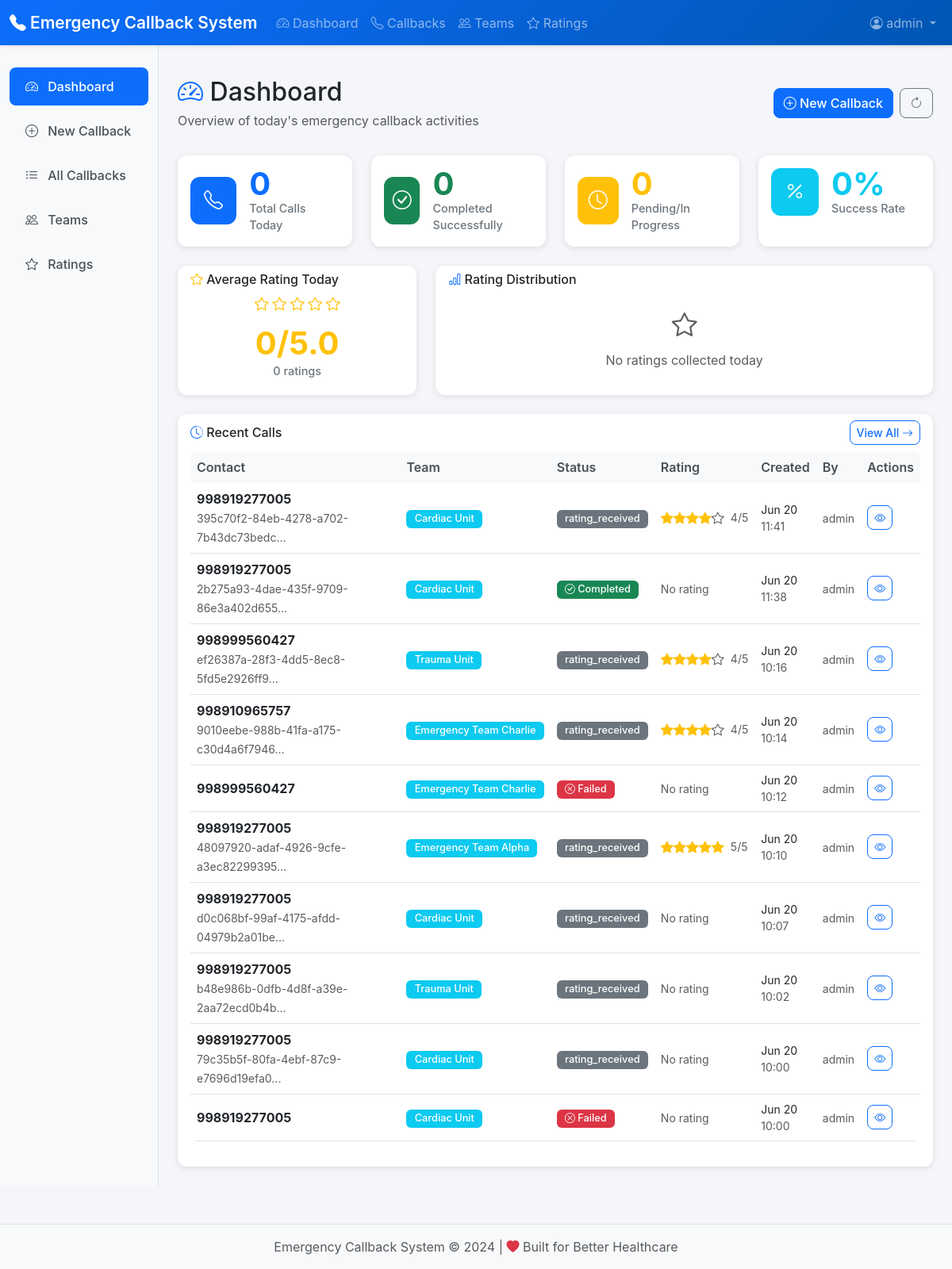
The page / (signed in) on the database as committed earlier.
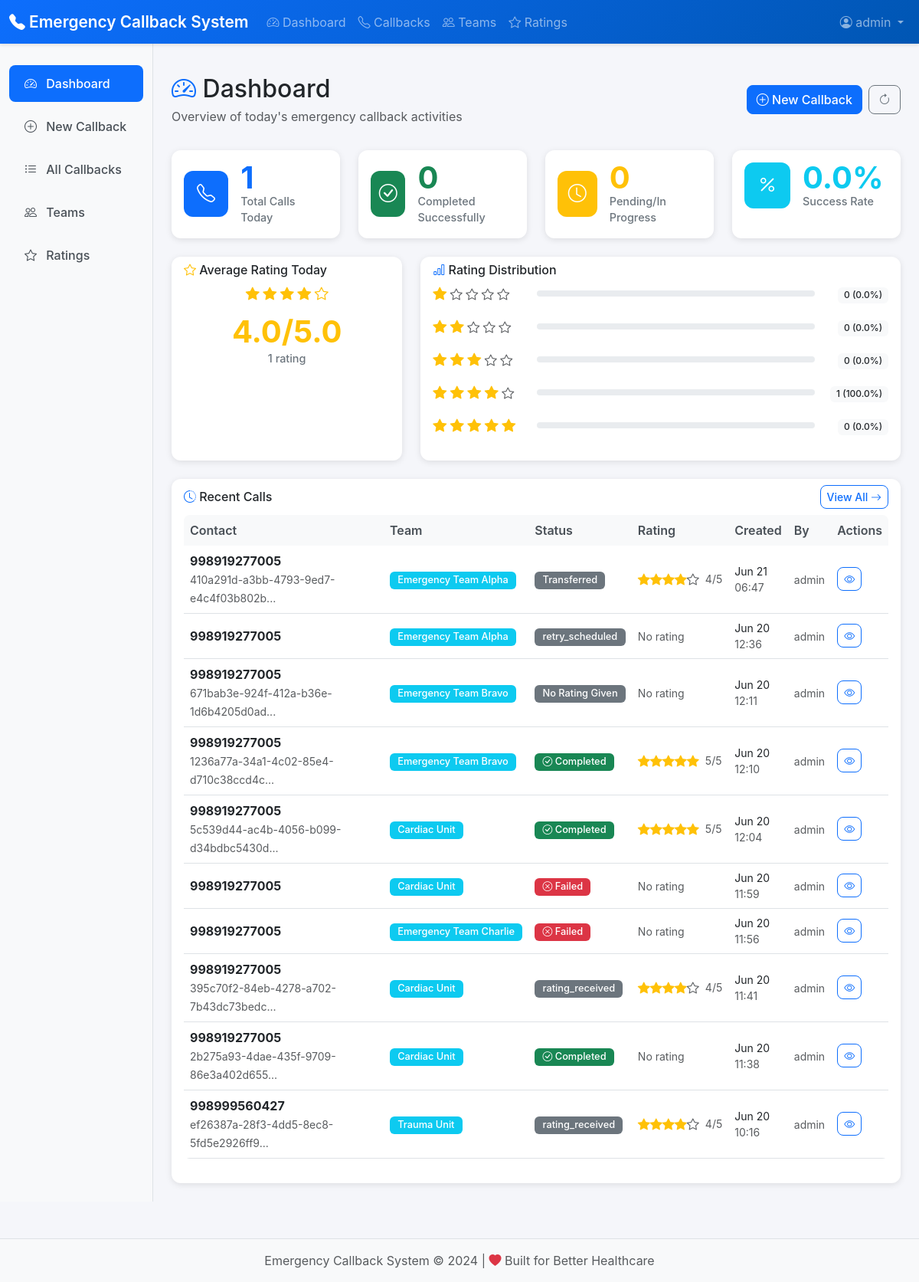
The same page on the database as committed later.
### callbacks/models.py (models this page shows, shortened)
class CallbackRequest(models.Model):
    phone_number = models.CharField(max_length=20)
    team = models.ForeignKey(Team, on_delete=models.CASCADE)
    status = models.CharField(max_length=20, choices=CallStatus.choices, default=CallStatus.PENDING)
    call_id = models.UUIDField(unique=True, null=True, blank=True)
    uniqueid = models.CharField(max_length=100, null=True, blank=True)
    channel = models.CharField(max_length=100, null=True, blank=True)
    created_at = models.DateTimeField(auto_now_add=True)
    call_started_at = models.DateTimeField(null=True, blank=True)
    call_ended_at = models.DateTimeField(null=True, blank=True)
    call_duration = models.IntegerField(null=True, blank=True, help_text="Duration in seconds")
    error_message = models.TextField(null=True, blank=True)
    transferred = models.BooleanField(default=False)
    additional_questions = models.BooleanField(null=True, blank=True)
    requested_by = models.ForeignKey(User, on_delete=models.CASCADE)
    @property
    def has_rating(self):
        return hasattr(self, 'rating')
    class Meta:
        ordering = ['-created_at']

class Rating(models.Model):
    RATING_CHOICES = [
        (1, '1 Star'),
        (2, '2 Stars'),
        (3, '3 Stars'),
        (4, '4 Stars'),
        (5, '5 Stars'),
    ]
    callback_request = models.OneToOneField(CallbackRequest, on_delete=models.CASCADE)
    rating = models.IntegerField(choices=RATING_CHOICES)
    timestamp = models.DateTimeField(auto_now_add=True)
    phone_number = models.CharField(max_length=20)
    team = models.ForeignKey(Team, on_delete=models.CASCADE)
    date = models.DateField(auto_now_add=True)
    class Meta:
        ordering = ['-timestamp']

### teams/models.py (models this page shows, shortened)
class Team(models.Model):
    name = models.CharField(max_length=100)
    description = models.TextField(blank=True)
    is_active = models.BooleanField(default=True)
    created_at = models.DateTimeField(auto_now_add=True)
    created_by = models.ForeignKey(settings.AUTH_USER_MODEL, on_delete=models.CASCADE)
    class Meta:
        ordering = ['name']

### users/models.py (models this page shows, shortened)
class User(AbstractUser):
    pass

### callbacks/views.py (the view)
# urls.py: path('', views.dashboard, name='dashboard'),
@login_required
def dashboard(request):
    today = timezone.now().date()
    total_calls_today = CallbackRequest.objects.filter(created_at__date=today).count()
    completed_calls_today = CallbackRequest.objects.filter(
        created_at__date=today,
        status=CallStatus.COMPLETED
    ).count()
    failed_calls_today = CallbackRequest.objects.filter(
        created_at__date=today,
        status=CallStatus.FAILED
    ).count()
    pending_calls_today = CallbackRequest.objects.filter(
        created_at__date=today,
        status__in=[CallStatus.PENDING, CallStatus.DIALING, CallStatus.CONNECTING]
    ).count()
    ratings_today = Rating.objects.filter(date=today)
    total_ratings_today = ratings_today.count()
    avg_rating_today = ratings_today.aggregate(Avg('rating'))['rating__avg'] or 0
    rating_distribution = []
    for i in range(1, 6):
        count = ratings_today.filter(rating=i).count()
        percentage = (count / total_ratings_today * 100) if total_ratings_today > 0 else 0
        rating_distribution.append({
            'rating': i,
            'count': count,
            'percentage': round(percentage, 1)
        })
    success_rate = 0
    if total_calls_today > 0:
        success_rate = round((completed_calls_today / total_calls_today) * 100, 1)
    recent_calls = CallbackRequest.objects.select_related('team', 'requested_by').prefetch_related('rating').order_by(
        '-created_at')[:10]
    context = {
        'total_calls_today': total_calls_today,
        'completed_calls_today': completed_calls_today,
        'failed_calls_today': failed_calls_today,
        'pending_calls_today': pending_calls_today,
        'total_ratings_today': total_ratings_today,
        'avg_rating_today': round(avg_rating_today, 1),
        'success_rate': success_rate,
        'rating_distribution': rating_distribution,
        'recent_calls': recent_calls,
    }
    return render(request, 'callbacks/dashboard.html', context)

### templates/callbacks/dashboard.html (shortened to what the changed rows need)
{% extends 'base.html' %}
{% block content %}
<div class="d-flex justify-content-between flex-wrap flex-md-nowrap align-items-center pt-3 pb-2 mb-4">
    <div>
        <h1 class="h2 mb-1">
            <i class="bi bi-speedometer2 text-primary"></i> Dashboard
        </h1>
    </div>
</div>
<div class="row g-4 mb-4">
    <div class="col-lg-3 col-md-6">
        <div class="card stat-card h-100">
            <div class="card-body">
                <div class="d-flex align-items-center">
                    <div class="flex-grow-1">
                        <div class="metric-large text-primary">{{ total_calls_today }}</div>
                        <div class="metric-label">Total Calls Today</div>
                    </div>
                </div>
            </div>
        </div>
    </div>
    <div class="col-lg-3 col-md-6">
        <div class="card stat-card h-100">
            <div class="card-body">
                <div class="d-flex align-items-center">
                    <div class="flex-grow-1">
                        <div class="metric-large text-info">{{ success_rate }}%</div>
                        <div class="metric-label">Success Rate</div>
                    </div>
                </div>
            </div>
        </div>
    </div>
</div>
<div class="row g-4 mb-4">
    <div class="col-lg-4">
        <div class="card stat-card h-100">
            <div class="card-body text-center pt-2">
                <div class="mb-3">
                    {% for i in "12345" %}
                        {% if forloop.counter <= avg_rating_today %}
                            <i class="bi bi-star-fill rating-stars"></i>
                        {% else %}
                            <i class="bi bi-star rating-stars"></i>
                        {% endif %}
                    {% endfor %}
                </div>
                <div class="metric-large text-warning mb-1">{{ avg_rating_today }}/5.0</div>
                <div class="metric-label">{{ total_ratings_today }} rating{{ total_ratings_today|pluralize }}</div>
            </div>
        </div>
    </div>
    <div class="col-lg-8">
        <div class="card stat-card h-100">
            <div class="card-body pt-2">
                {% if total_ratings_today > 0 %}
                    {% for dist in rating_distribution %}
                    <div class="d-flex align-items-center mb-3">
                        <div class="me-3" style="width: 120px;">
                            {% for i in "12345" %}
                                {% if forloop.counter <= dist.rating %}
                                    <i class="bi bi-star-fill rating-stars"></i>
                                {% else %}
                                    <i class="bi bi-star text-muted"></i>
                                {% endif %}
                            {% endfor %}
                        </div>
                        <div class="flex-grow-1">
                            <div class="rating-bar">
                            </div>
                        </div>
                        <div class="ms-3" style="width: 80px; text-align: right;">
                            <span class="badge bg-light text-dark">{{ dist.count }} ({{ dist.percentage }}%)</span>
                        </div>
                    </div>
                    {% endfor %}
                {% else %}
                    <div class="text-center py-3">
                        <i class="bi bi-star fs-2 text-muted"></i>
                        <p class="text-muted mt-2 mb-0">No ratings collected today</p>
                    </div>
                {% endif %}
            </div>
        </div>
    </div>
</div>
<div class="row">
    <div class="col-12">
        <div class="card stat-card">
            <div class="card-body pt-0">
                {% if recent_calls %}
                <div class="table-responsive">
                    <table class="table table-hover align-middle">
                        <thead>
                            <tr>
                                <th class="border-0">Contact</th>
                                <th class="border-0">Team</th>
                                <th class="border-0">Status</th>
                                <th class="border-0">Rating</th>
                                <th class="border-0">Created</th>
                                <th class="border-0">By</th>
                                <th class="border-0">Actions</th>
                            </tr>
                        </thead>
                        <tbody>
                            {% for callback in recent_calls %}
                            <tr>
                                <td>
                                    <div>
                                        <strong>{{ callback.phone_number }}</strong>
                                        {% if callback.call_id %}
                                            <br><small class="text-muted">{{ callback.call_id|slice:":8" }}...</small>
                                        {% endif %}
                                    </div>
                                </td>
                                <td>
                                    <span class="badge bg-info status-badge">{{ callback.team.name }}</span>
                                </td>
                                <td>
                                    {% if callback.status == 'completed' %}
                                        <span class="badge bg-success status-badge">
                                            <i class="bi bi-check-circle"></i> Completed
                                        </span>
                                    {% elif callback.status == 'failed' %}
                                        <span class="badge bg-danger status-badge">
                                            <i class="bi bi-x-circle"></i> Failed
                                        </span>
                                    {% elif callback.status == 'pending' %}
                                        <span class="badge bg-warning status-badge">
                                            <i class="bi bi-clock"></i> Pending
                                        </span>
                                    {% elif callback.status == 'dialing' %}
                                        <span class="badge bg-primary status-badge">
                                            <i class="bi bi-telephone-outbound"></i> Dialing
                                        </span>
                                    {% else %}
                                        <span class="badge bg-secondary status-badge">{{ callback.get_status_display }}</span>
                                    {% endif %}
                                </td>
                                <td>
                                    {% if callback.has_rating %}
                                        <div class="d-flex align-items-center">
                                            {% for i in "12345" %}
                                                {% if forloop.counter <= callback.rating.rating %}
                                                    <i class="bi bi-star-fill text-warning"></i>
                                                {% else %}
                                                    <i class="bi bi-star text-muted"></i>
                                                {% endif %}
                                            {% endfor %}
                                            <span class="ms-2 small text-muted">{{ callback.rating.rating }}/5</span>
                                        </div>
                                    {% else %}
                                        <span class="text-muted small">No rating</span>
                                    {% endif %}
                                </td>
                                <td>
                                    <div class="small">
                                        <div>{{ callback.created_at|date:"M d" }}</div>
                                        <div class="text-muted">{{ callback.created_at|date:"H:i" }}</div>
                                    </div>
                                </td>
                                <td>
                                    <small class="text-muted">{{ callback.requested_by.username }}</small>
                                </td>
                                <td>
                                    <a href="{% url 'callbacks:detail' callback.pk %}" class="btn btn-sm btn-outline-primary">
                                        <i class="bi bi-eye"></i>
                                    </a>
                                </td>
                            </tr>
                            {% endfor %}
                        </tbody>
                    </table>
                </div>
                {% endif %}
            </div>
        </div>
    </div>
</div>
{% endblock %}

Rows that differ between the two databases and show on the page:
no longer on this page (row unchanged): CallbackRequest: phone_number "998910965757", call_id "9010eebe-988b-41fa-a175-c30d4a6f7946", team.name "Emergency Team Charlie", status "rating_received", rating.rating "4", created_at "Jun 20", created_at "10:14", requested_by.username "admin"
no longer on this page (row unchanged): CallbackRequest: phone_number "998999560427", team.name "Emergency Team Charlie", status "failed" (drawn), shows "No rating", created_at "Jun 20", created_at "10:12", requested_by.username "admin"
no longer on this page (row unchanged): CallbackRequest: phone_number "998919277005", call_id "48097920-adaf-4926-9cfe-a3ec82299395", team.name "Emergency Team Alpha", status "rating_received", rating.rating "5", created_at "Jun 20", created_at "10:10", requested_by.username "admin"
no longer on this page (row unchanged): CallbackRequest: phone_number "998919277005", call_id "d0c068bf-99af-4175-afdd-04979b2a01be", team.name "Cardiac Unit", status "rating_received", shows "No rating", created_at "Jun 20", created_at "10:07", requested_by.username "admin"
no longer on this page (row unchanged): CallbackRequest: phone_number "998919277005", call_id "b48e986b-0dfb-4d8f-a39e-2aa72ecd0b4b", team.name "Trauma Unit", status "rating_received", shows "No rating", created_at "Jun 20", created_at "10:02", requested_by.username "admin"
no longer on this page (row unchanged): CallbackRequest: phone_number "998919277005", call_id "79c35b5f-80fa-4ebf-87c9-e7696d19efa0", team.name "Cardiac Unit", status "rating_received", shows "No rating", created_at "Jun 20", created_at "10:00", requested_by.username "admin"
no longer on this page (row unchanged): CallbackRequest: phone_number "998919277005", team.name "Cardiac Unit", status "failed" (drawn), shows "No rating", created_at "Jun 20", created_at "10:00", requested_by.username "admin"
added CallbackRequest: phone_number "998919277005", call_id "410a291d-a3bb-4793-9ed7-e4c4f03b802b", team.name "Emergency Team Alpha", status "Transferred", rating.rating "4", created_at "Jun 21", created_at "06:47", requested_by.username "admin"
added CallbackRequest: phone_number "998919277005", team.name "Emergency Team Alpha", status "retry_scheduled", shows "No rating", created_at "Jun 20", created_at "12:36", requested_by.username "admin"
added CallbackRequest: phone_number "998919277005", call_id "671bab3e-924f-412a-b36e-1d6b4205d0ad", team.name "Emergency Team Bravo", status "No Rating Given", shows "No rating", created_at "Jun 20", created_at "12:11", requested_by.username "admin"
added CallbackRequest: phone_number "998919277005", call_id "1236a77a-34a1-4c02-85e4-d710c38ccd4c", team.name "Emergency Team Bravo", status "completed" (drawn), rating.rating "5", created_at "Jun 20", created_at "12:10", requested_by.username "admin"
added CallbackRequest: phone_number "998919277005", call_id "5c539d44-ac4b-4056-b099-d34bdbc5430d", team.name "Cardiac Unit", status "completed" (drawn), rating.rating "5", created_at "Jun 20", created_at "12:04", requested_by.username "admin"
added CallbackRequest: phone_number "998919277005", team.name "Cardiac Unit", status "failed" (drawn), shows "No rating", created_at "Jun 20", created_at "11:59", requested_by.username "admin"
added CallbackRequest: phone_number "998919277005", team.name "Emergency Team Charlie", status "failed" (drawn), shows "No rating", created_at "Jun 20", created_at "11:56", requested_by.username "admin"
Other text that changed with them:
{{ total_calls_today }}: "0" → "1"
{{ success_rate }}: "0" → "0.0"
{{ avg_rating_today }}: "0" → "4.0"
{{ total_ratings_today }}: "0" → "1"
new list line: "0 ( 0.0 %)"
new list line: "1 ( 100.0 %)"
text no longer shown: "No ratings collected today"
